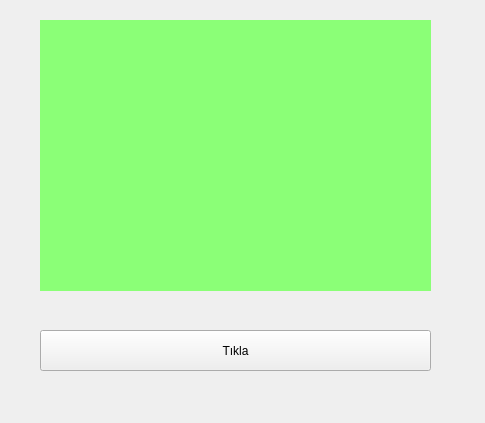
<?xml version="1.0" encoding="UTF-8"?>
<ui version="4.0">
 <class>MainWindow</class>
 <widget class="QMainWindow" name="MainWindow">
  <property name="geometry">
   <rect>
    <x>0</x>
    <y>0</y>
    <width>485</width>
    <height>423</height>
   </rect>
  </property>
  <property name="windowTitle">
   <string>MainWindow</string>
  </property>
  <widget class="QWidget" name="centralwidget">
   <widget class="QPushButton" name="btnTikla">
    <property name="geometry">
     <rect>
      <x>40</x>
      <y>330</y>
      <width>391</width>
      <height>41</height>
     </rect>
    </property>
    <property name="text">
     <string>Tıkla</string>
    </property>
   </widget>
   <widget class="QLabel" name="lblCam">
    <property name="geometry">
     <rect>
      <x>40</x>
      <y>20</y>
      <width>391</width>
      <height>271</height>
     </rect>
    </property>
    <property name="styleSheet">
     <string notr="true">background-color: rgb(139, 255, 119);</string>
    </property>
    <property name="text">
     <string/>
    </property>
   </widget>
  </widget>
 </widget>
 <resources/>
 <connections/>
</ui>
